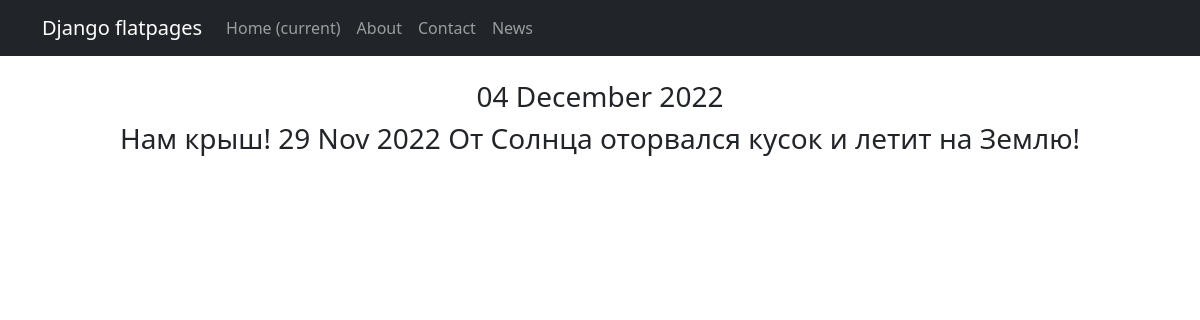
The page /news/2 on the database its author committed.
### newsviewsapp/models.py (models this page shows, shortened)
class New(models.Model):
    title = models.CharField(
        max_length=50,
        unique=True, # названия статей не должны повторяться
    )
    text = models.TextField()
    dateCreation = models.DateTimeField(auto_now_add=True)
    category = models.ForeignKey(
        to='Category',
        on_delete=models.CASCADE,
        related_name='news',  # все новости в категории будут доступны через поле news
    )

### newsviewsapp/views.py (the view)
# urls.py: path('<int:pk>', NewDetail.as_view()),
class NewDetail(DetailView):
    model = New
    template_name = 'new.html'
    context_object_name = 'new'

### newsviewsapp/templatetags/custom_filters.py (called while the page is built)
@register.filter()
def censor(value):
    bad_words = ('бяка', 'бяки', 'бука', 'буки', 'буки!', 'буками')
    if not isinstance(value, str):
        raise TypeError(f"unresolved type '{type(value)}' expected  type 'str'")
    specialsimbols=('!', ',', '.', ':', ';')
    for word in value.split():
        if word[len(word)-1] in specialsimbols:
            word = word[:len(word)-1]
        if word.lower() in bad_words:
            value = value.replace(word, f"{word[0]}{'*' * (len(word) - 1)}")
    return value

### newsviewsapp/templatetags/custom_tags.py (called while the page is built)
@register.simple_tag()
def current_time(format_string='%b %d %Y'):
   return datetime.utcnow().strftime(format_string)

### templates/new.html (shortened to what this page needs)
{% extends 'flatpages/default.html' %}
{% load custom_filters %}
{% load custom_tags %}
{% block content %}
    <br>
    <h3>{% current_time '%d %B %Y' %}</h3>
    <tr>
        <h3><td>{{ new.title|censor }}</td>
        <td>{{ new.dateCreation|date:'d M Y' }}</td>
        <td>{{ new.text|censor }}</td>
    </tr></h3><br>
{% endblock content %}

### rows shown on the page
New: title|censor "Нам крыш!", dateCreation "29 Nov 2022", text|censor "От Солнца оторвался кусок и летит на Землю!"
